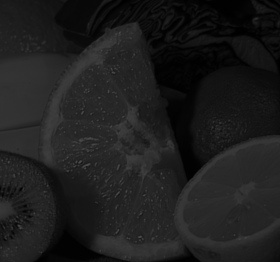
#> input picture 2 Week/fruits_div3.jpg, 280 x 262 px
$ python '201701971_2주차_과제.py'
#> lines starting #> are read from the running program, lines starting #| are printed output that depends on the picture
import numpy as np
import cv2
import matplotlib.pyplot as plt

# 1. Histogram 계산.
def my_calcHist(src):
    h, w = src.shape[:2]
    hist = np.zeros((256,), dtype=np.uint64)
    for row in range(h):
        for col in range(w):
            intensity = src[row, col]  # 좌표의 intensity
            hist[intensity] += 1  # count
    return hist

# 2. Histogram / 총 픽셀 수 -> 정규화를 위한 과정
def my_normalize_hist(hist, pixel_num):
    return hist/pixel_num

# 3. 2에서 구한 값들을 누적 -> 정규화를 위한 과정
def my_PDF2CDF(pdf):
    for i in range(1, len(pdf)):
        pdf[i] = pdf[i] + pdf[i - 1]
    return pdf

# 4. gray_level(pixel_value)를 곱함.
def my_denormalize(normalized, gray_level):
    return normalized * gray_level

# 5. Histogram equaliztion을 수행.
def my_calcHist_equalization(denormalized, hist):
    hist_equal = np.zeros((256,), dtype=np.uint64)
    for i in range(len(hist)):
        hist_equal[denormalized[i]] += hist[i]
    return hist_equal

# 5. Histogram equaliztion을 수행.
def my_equal_img(src, output_gray_level):
    (h, w) = src.shape
    dst = np.zeros((h, w), dtype=np.uint8)

    for i in range(h):
        for j in range(w):
            dst[i][j] = output_gray_level[src[i][j]]

    return dst

# input_image의  equalization된 histogram & image 를 return
def my_hist_equal(src):
    (h, w) = src.shape
    max_gray_level = 255
    histogram = my_calcHist(src)
    normalized_histogram = my_normalize_hist(histogram, h * w)
    normalized_output = my_PDF2CDF(normalized_histogram)
    denormalized_output = my_denormalize(normalized_output, max_gray_level)
    output_gray_level = denormalized_output.astype(int)
    hist_equal = my_calcHist_equalization(output_gray_level, histogram)

    binX = np.arange(len(denormalized_output))
    plt.plot(binX, denormalized_output)
    plt.title('mapping function')
    plt.xlabel('input intensity')
    plt.ylabel('output intensity')
    plt.show()

    ### dst : equalization 결과 image
    dst = my_equal_img(src, output_gray_level)

    return dst, hist_equal

if __name__ == '__main__':
    src = cv2.imread('fruits_div3.jpg', cv2.IMREAD_GRAYSCALE)
#> src is the input picture: shape (262, 280); min 0, max 78, mean 29.7
    hist = my_calcHist(src)
#> after the loop in my_calcHist, `for row in range(h):`: hist = 256 values, max 2469 at index 36, min 0 at index 77, mean 286.6
    dst, hist_equal = my_hist_equal(src)
#> in my_hist_equal, `histogram = my_calcHist(src)`: histogram has the same summary as hist in my_calcHist
#> in my_hist_equal, `normalized_histogram = my_normalize_hist(histogram, h * w)`: normalized_histogram = 256 values, max 0.0337 at index 36, min 0 at index 77, mean 0.00391
#> after the loop in my_PDF2CDF, `for i in range(1, len(pdf)):`: pdf = 256 values from 0.00314 to 1
#> in my_hist_equal, `denormalized_output = my_denormalize(normalized_output, max_gray_level)`: denormalized_output = 256 values from 0.799 to 255
#> in my_hist_equal, `output_gray_level = denormalized_output.astype(int)`: output_gray_level = 256 values from 0 to 255
#> after the loop in my_calcHist_equalization, `for i in range(len(hist)):`: hist_equal = 256 values, max 2469 at index 152, min 0 at index 1, mean 286.6
#> in my_hist_equal, `binX = np.arange(len(denormalized_output))`: binX = 256 values from 0 to 255
#> in my_hist_equal, `plt.show()`:
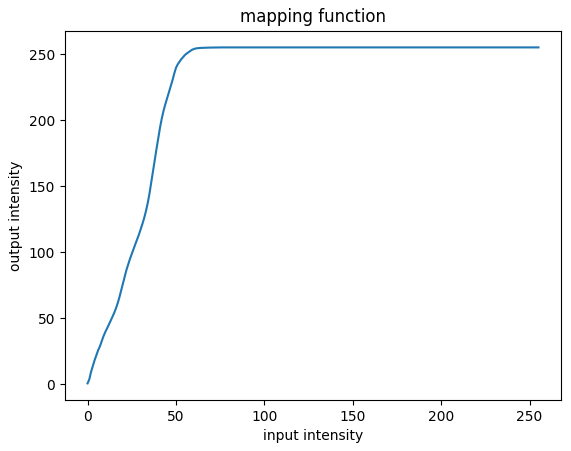
#> figure drawn by matplotlib, 1 panel; curve peaks at x = 78, y = 255
#> after the loop in my_equal_img, `for i in range(h):`:
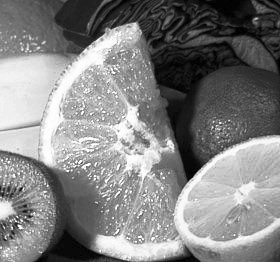
#> dst: shape (262, 280); min 0, max 255, mean 129.6

    plt.figure(figsize=(8, 5))
    cv2.imshow('original', src)
    binX = np.arange(len(hist))
#> binX = 256 values from 0 to 255
    plt.title('my histogram')
    plt.bar(binX, hist, width=0.5, color='g')
    plt.show()
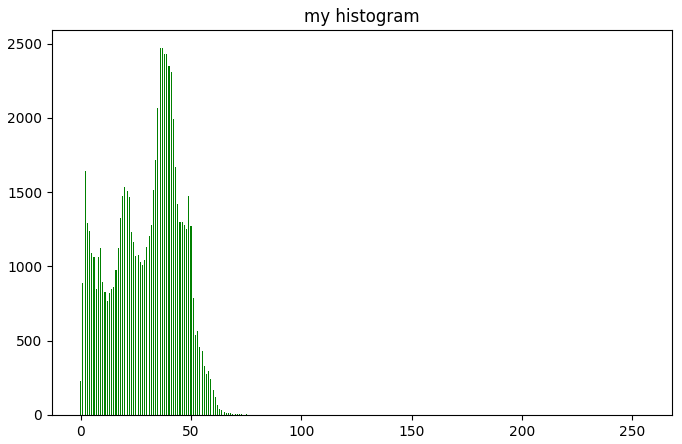
#> figure drawn by matplotlib, 1 panel; tallest bar 2469 high, from x = 35.75 to 36.25

    plt.figure(figsize=(8, 5))
    cv2.imshow('equalizetion after image', dst)
    binX = np.arange(len(hist_equal))
    plt.title('my histogram equalization')
    plt.bar(binX, hist_equal, width=0.5, color='g')
    plt.show()
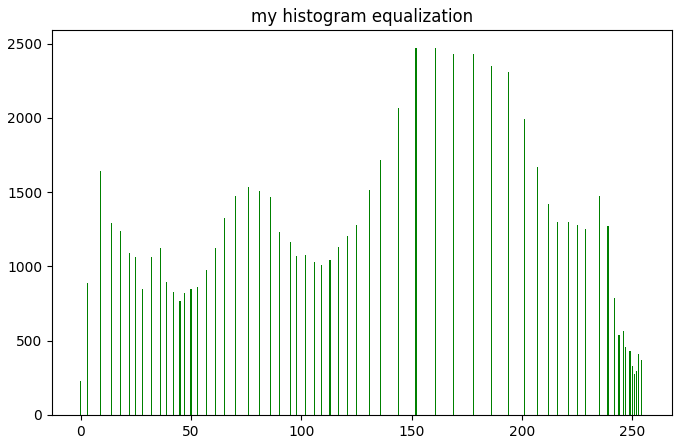
#> figure drawn by matplotlib, 1 panel; tallest bar 2469 high, from x = 151.8 to 152.2

    cv2.waitKey()
    cv2.destroyAllWindows()
